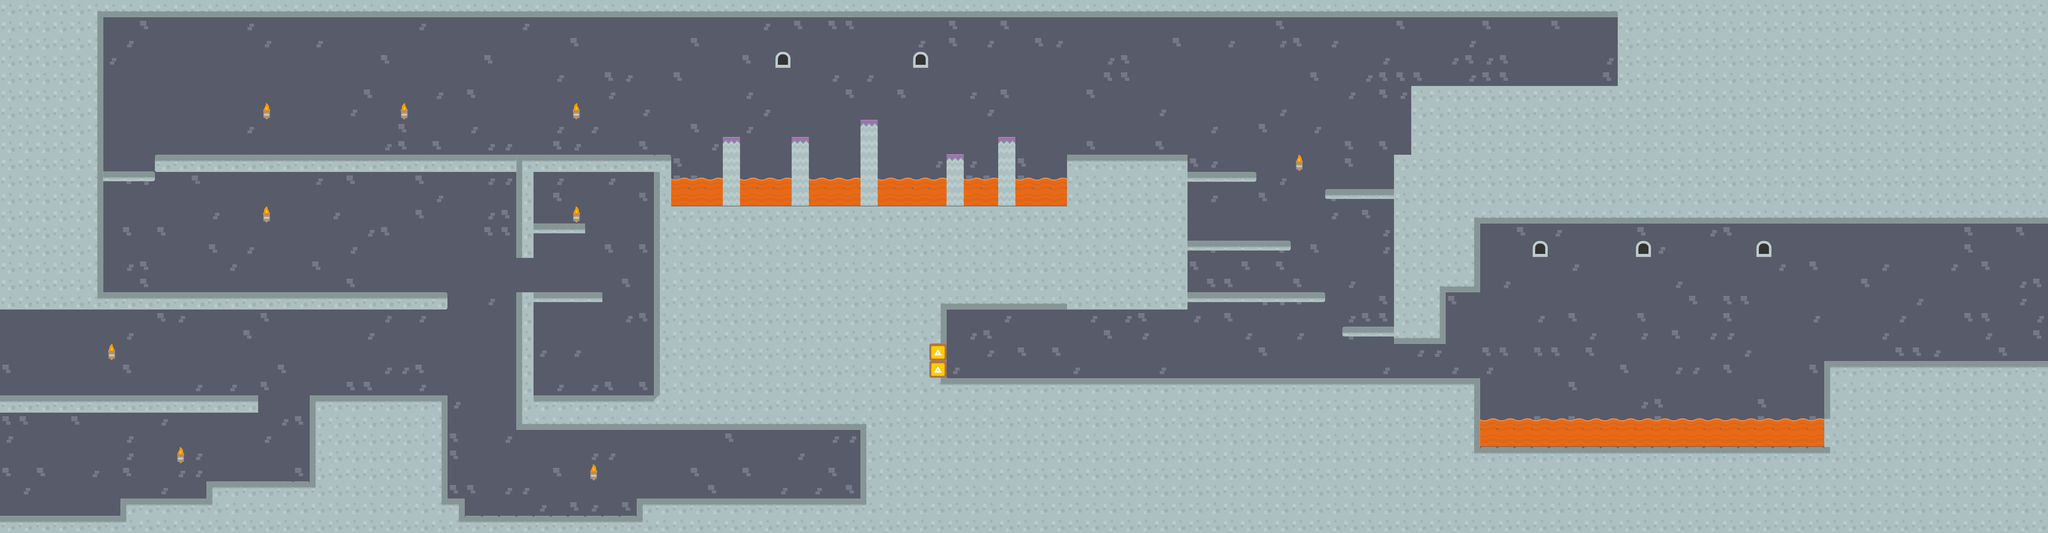

Below is a game level as drawn by its tile map, then a one-line description and the .tmx that defines it (tile-layer data replaced by summaries):
An orthogonal 119x31 tile map with 70x70 px tiles, 3 tile layers (Background, Calque de Tile 1, Calque 2), 4 tilesets and 223 objects (90x castle1,1, 40x obstacle, 15x spike, 8x platform, 8x 2, ...).

<map version="1.0" tiledversion="1.1.1" orientation="orthogonal" renderorder="right-down" width="119" height="31" tilewidth="70" tileheight="70" infinite="0" nextobjectid="256">
 <tileset firstgid="1" source="castle plus.tsx" />
 <tileset firstgid="50" source="bah on test.tsx" />
 <tileset firstgid="206" source="building 2.tsx" />
 <tileset firstgid="304" source="buildings sheet.tsx" />
 <layer name="Background" width="119" height="31">
  <data>[3689 cells, 3689 non-empty, 6 distinct tile ids]</data>
 </layer>
 <layer name="Calque de Tile 1" width="119" height="31">
  <data>[3689 cells, 259 non-empty, 17 distinct tile ids]</data>
 </layer>
 <layer name="Calque 2" width="119" height="31">
  <data>[3689 cells, 1741 non-empty, 26 distinct tile ids]</data>
 </layer>
 <objectgroup name="fakewalls" visible="0">
  <object id="115" name="fake wall" type="castle1,1" x="0" y="1260" width="70" height="70" />
  <object id="117" name="fake wall" type="castle1,1" x="0" y="1330" width="70" height="70" />
  <object id="118" name="fake wall" type="castle1,1" x="0" y="1400" width="70" height="70" />
  <object id="119" name="fake wall" type="castle1,1" x="0" y="1470" width="70" height="70" />
  <object id="120" name="fake wall" type="castle1,1" x="0" y="1540" width="70" height="70" />
  <object id="121" name="fake wall" type="castle1,1" x="70" y="1540" width="70" height="70" />
  <object id="122" name="fake_wall" type="castle1_1" x="70" y="1470" width="70" height="70" />
  <object id="123" name="fake wall" type="castle1,1" x="70" y="1400" width="70" height="70" />
  <object id="124" name="fake wall" type="castle1,1" x="70" y="1330" width="70" height="70" />
  <object id="125" name="fake wall" type="castle1,1" x="70" y="1260" width="70" height="70" />
  <object id="127" name="fake wall" type="castle1,1" x="980" y="1260" width="70" height="70" />
  <object id="128" name="fake wall" type="castle1,1" x="980" y="1330" width="70" height="70" />
  <object id="129" name="fake wall" type="castle1,1" x="980" y="1400" width="70" height="70" />
  <object id="130" name="fake wall" type="castle1,1" x="980" y="1470" width="70" height="70" />
  <object id="132" name="fake wall" type="castle1,1" x="910" y="1540" width="70" height="70" />
  <object id="133" name="fake wall" type="castle1,1" x="910" y="1470" width="70" height="70" />
  <object id="134" name="fake wall" type="castle1,1" x="910" y="1400" width="70" height="70" />
  <object id="135" name="fake wall" type="castle1,1" x="910" y="1330" width="70" height="70" />
  <object id="136" name="fake wall" type="castle1,1" x="910" y="1260" width="70" height="70" />
  <object id="137" name="fake wall" type="castle1,1" x="840" y="1540" width="70" height="70" />
  <object id="138" name="fake wall" type="castle1,1" x="840" y="1470" width="70" height="70" />
  <object id="139" name="fake wall" type="castle1,1" x="840" y="1400" width="70" height="70" />
  <object id="140" name="fake wall" type="castle1,1" x="840" y="1330" width="70" height="70" />
  <object id="141" name="fake wall" type="castle1,1" x="840" y="1260" width="70" height="70" />
  <object id="142" name="fake wall" type="castle1,1" x="770" y="1540" width="70" height="70" />
  <object id="143" name="fake wall" type="castle1,1" x="770" y="1470" width="70" height="70" />
  <object id="144" name="fake wall" type="castle1,1" x="770" y="1400" width="70" height="70" />
  <object id="145" name="fake wall" type="castle1,1" x="770" y="1330" width="70" height="70" />
  <object id="146" name="fake wall" type="castle1,1" x="770" y="1260" width="70" height="70" />
  <object id="147" name="fake wall" type="castle1,1" x="700" y="1540" width="70" height="70" />
  <object id="148" name="fake wall" type="castle1,1" x="700" y="1470" width="70" height="70" />
  <object id="149" name="fake wall" type="castle1,1" x="700" y="1400" width="70" height="70" />
  <object id="150" name="fake wall" type="castle1,1" x="700" y="1330" width="70" height="70" />
  <object id="151" name="fake wall" type="castle1,1" x="700" y="1260" width="70" height="70" />
  <object id="152" name="fake wall" type="castle1,1" x="630" y="1540" width="70" height="70" />
  <object id="153" name="fake wall" type="castle1,1" x="630" y="1470" width="70" height="70" />
  <object id="154" name="fake wall" type="castle1,1" x="630" y="1400" width="70" height="70" />
  <object id="155" name="fake wall" type="castle1,1" x="630" y="1330" width="70" height="70" />
  <object id="156" name="fake wall" type="castle1,1" x="630" y="1260" width="70" height="70" />
  <object id="157" name="fake wall" type="castle1,1" x="560" y="1540" width="70" height="70" />
  <object id="158" name="fake wall" type="castle1,1" x="560" y="1470" width="70" height="70" />
  <object id="159" name="fake wall" type="castle1,1" x="560" y="1400" width="70" height="70" />
  <object id="160" name="fake wall" type="castle1,1" x="560" y="1330" width="70" height="70" />
  <object id="161" name="fake wall" type="castle1,1" x="560" y="1260" width="70" height="70" />
  <object id="162" name="fake wall" type="castle1,1" x="490" y="1540" width="70" height="70" />
  <object id="163" name="fake wall" type="castle1,1" x="490" y="1470" width="70" height="70" />
  <object id="164" name="fake wall" type="castle1,1" x="490" y="1400" width="70" height="70" />
  <object id="165" name="fake wall" type="castle1,1" x="490" y="1330" width="70" height="70" />
  <object id="166" name="fake wall" type="castle1,1" x="490" y="1260" width="70" height="70" />
  <object id="167" name="fake wall" type="castle1,1" x="420" y="1540" width="70" height="70" />
  <object id="168" name="fake wall" type="castle1,1" x="420" y="1470" width="70" height="70" />
  <object id="169" name="fake wall" type="castle1,1" x="420" y="1400" width="70" height="70" />
  <object id="170" name="fake wall" type="castle1,1" x="420" y="1330" width="70" height="70" />
  <object id="171" name="fake wall" type="castle1,1" x="420" y="1260" width="70" height="70" />
  <object id="172" name="fake wall" type="castle1,1" x="350" y="1540" width="70" height="70" />
  <object id="173" name="fake wall" type="castle1,1" x="350" y="1470" width="70" height="70" />
  <object id="174" name="fake wall" type="castle1,1" x="350" y="1400" width="70" height="70" />
  <object id="175" name="fake wall" type="castle1,1" x="350" y="1330" width="70" height="70" />
  <object id="176" name="fake wall" type="castle1,1" x="350" y="1260" width="70" height="70" />
  <object id="177" name="fake wall" type="castle1,1" x="280" y="1540" width="70" height="70" />
  <object id="178" name="fake wall" type="castle1,1" x="280" y="1470" width="70" height="70" />
  <object id="179" name="fake wall" type="castle1,1" x="280" y="1400" width="70" height="70" />
  <object id="180" name="fake wall" type="castle1,1" x="280" y="1330" width="70" height="70" />
  <object id="181" name="fake wall" type="castle1,1" x="280" y="1260" width="70" height="70" />
  <object id="182" name="fake wall" type="castle1,1" x="210" y="1540" width="70" height="70" />
  <object id="183" name="fake wall" type="castle1,1" x="210" y="1470" width="70" height="70" />
  <object id="184" name="fake wall" type="castle1,1" x="210" y="1400" width="70" height="70" />
  <object id="185" name="fake wall" type="castle1,1" x="210" y="1330" width="70" height="70" />
  <object id="186" name="fake wall" type="castle1,1" x="210" y="1260" width="70" height="70" />
  <object id="187" name="fake wall" type="castle1,1" x="140" y="1540" width="70" height="70" />
  <object id="188" name="fake wall" type="castle1,1" x="140" y="1470" width="70" height="70" />
  <object id="189" name="fake wall" type="castle1,1" x="140" y="1400" width="70" height="70" />
  </objectgroup>
 <objectgroup name="obstacles">
  <!-- 68 objects omitted --></objectgroup>
 <objectgroup name="items">
  <!-- 64 objects omitted --></objectgroup>
</map>
<!-- 151 of 223 objects omitted -->
